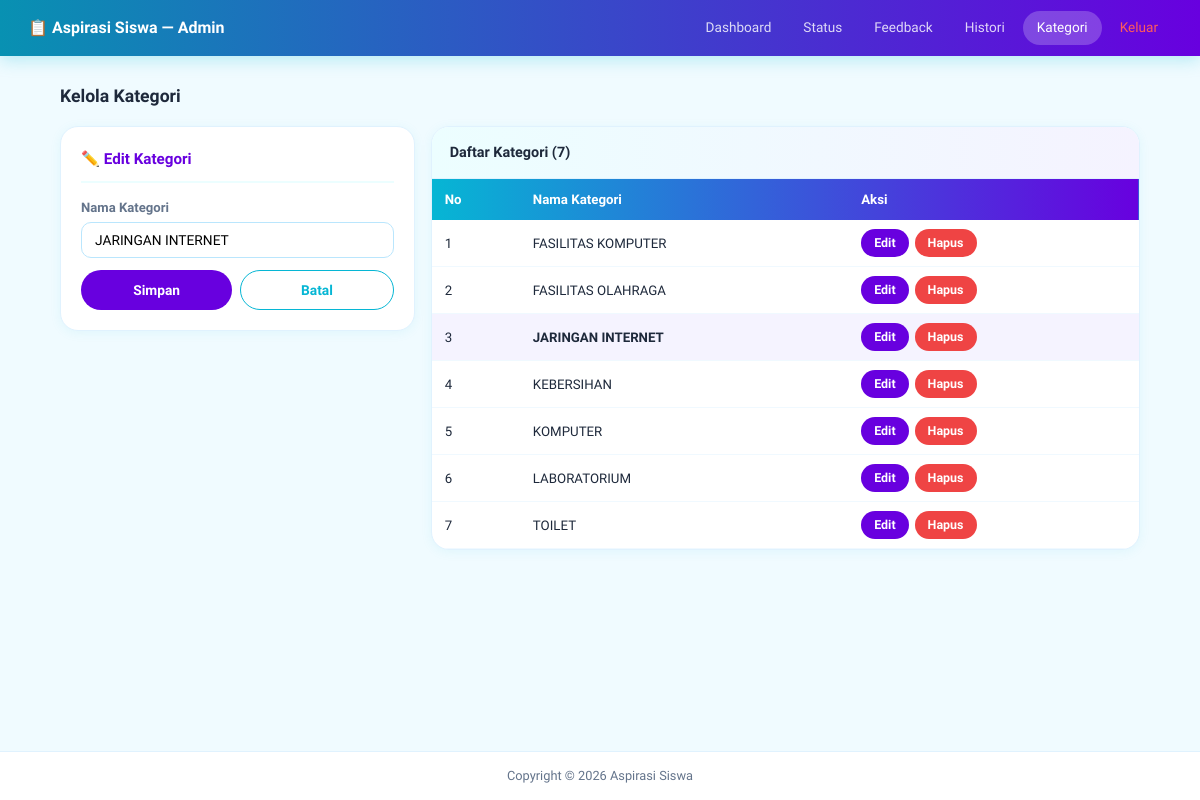
Screenshot of /aspirasi_v1/admin/kategori.php?edit=7 (signed in) with the database file from the repository.
### tables this page shows
CREATE TABLE `kategori` (
  `id_kategori` int(5) NOT NULL,
  `ket_kategori` varchar(30) NOT NULL
);

### aspirasi_v1/admin/kategori.php (the view, shortened to what this page needs)
<?php
include '../config/koneksi.php';
$edit_id = $_GET['edit'] ?? 0;
$edit_data = null;
if ($edit_id) {
    $q         = mysqli_query($koneksi, "SELECT * FROM kategori WHERE id_kategori = '$edit_id'");
    $edit_data = mysqli_fetch_assoc($q);
}
$result   = mysqli_query($koneksi, "SELECT * FROM kategori ORDER BY ket_kategori");
$kategori = mysqli_fetch_all($result, MYSQLI_ASSOC);
include 'header.php';
?>
<div class="wrap">
<div class="section">
    <p style="font-size:1.1rem;font-weight:700;margin-bottom:16px">Kelola Kategori</p>
    <div style="display:grid;grid-template-columns:1fr 2fr;gap:16px;align-items:start">
        <div class="box">
            <?php if ($edit_data): ?>
                <div class="box-judul" style="color:var(--ungu)">✏️ Edit Kategori</div>
                <form method="POST">
                    <label>Nama Kategori</label>
                    <input type="text" name="ket_kategori_edit"
                           value="<?= htmlspecialchars($edit_data['ket_kategori']) ?>" required>
                    <div style="display:flex;gap:8px">
                        <button type="submit" name="edit" class="btn btn-ungu" style="flex:1">Simpan</button>
                        <a href="kategori.php" class="btn btn-outline" style="flex:1;text-align:center">Batal</a>
                    </div>
                </form>
            <?php endif; ?>
        </div>
        <div class="box" style="padding:0;overflow:hidden">
            <div style="padding:14px 18px;font-weight:700;font-size:0.9rem;border-bottom:1px solid var(--border);background:linear-gradient(90deg,var(--cyan-muda),var(--ungu-muda))">
                Daftar Kategori (<?= count($kategori) ?>)
            </div>
            <table>
                <thead>
                    <tr>
                        <th>No</th>
                        <th>Nama Kategori</th>
                        <th>Aksi</th>
                    </tr>
                </thead>
                <tbody>
                    <?php if (count($kategori) == 0): ?>
                        <tr>
                            <td colspan="3" style="text-align:center;padding:24px;color:var(--abu)">
                                Belum ada kategori.
                            </td>
                        </tr>
                    <?php else: ?>
                        <?php foreach ($kategori as $no => $k): ?>
                        <tr style="<?= $k['id_kategori'] == $edit_id ? 'background:var(--ungu-muda)' : '' ?>">
                            <td><?= $no + 1 ?></td>
                            <td style="font-weight:<?= $k['id_kategori'] == $edit_id ? '700' : 'normal' ?>">
                                <?= htmlspecialchars($k['ket_kategori']) ?>
                            </td>
                            <td style="display:flex;gap:6px;flex-wrap:wrap">
                                <a href="kategori.php?edit=<?= $k['id_kategori'] ?>"
                                   class="btn btn-ungu btn-kecil">Edit</a>
                                <a href="kategori.php?hapus=<?= $k['id_kategori'] ?>"
                                   class="btn btn-merah btn-kecil"
                                   onclick="return confirm('Yakin hapus kategori ini?')">Hapus</a>
                            </td>
                        </tr>
                        <?php endforeach; ?>
                    <?php endif; ?>
                </tbody>
            </table>
        </div>
    </div>
</div>
</div>
<footer>Copyright &copy; 2026 Aspirasi Siswa</footer>
</body>
</html>

### aspirasi_v1/assets/css/style.css (style rules this page uses)
* { margin: 0; padding: 0; box-sizing: border-box; font-family: 'Google Sans', sans-serif; }
body { display: flex; flex-direction: column; background: #f0fbff; color: #1e293b; min-height: 100vh; line-height: 1.6; }
.wrap { flex: 1; }
a { text-decoration: none; color: inherit; }
:root { --cyan: #06b6d4; --cyan-tua: #0891b2; --cyan-muda: #ecfeff; --ungu: #6800df; --ungu-muda: #f5f3ff; --hijau: #10b981; --hijau-muda: #ecfdf5; --kuning: #f59e0b; --kuning-muda: #fffbeb; --merah: #ef4444; --merah-muda: #fef2f2; --teks: #1e293b; --abu: #64748b; --border: #e0f2fe; --putih: #ffffff; }
.section { padding: 26px 0; }
.wrap { flex: 1; width: 90%; max-width: 1100px; margin: 0 auto; }
.box { background: var(--putih); border: 1.5px solid var(--border); border-radius: 18px; padding: 20px; margin-bottom: 16px; box-shadow: 0 2px 12px rgba(6,182,212,0.07); }
.box-judul { font-size: 0.95rem; font-weight: 700; margin-bottom: 14px; padding-bottom: 10px; border-bottom: 2px solid var(--cyan-muda); color: var(--teks); }
label { display: block; font-size: 0.82rem; font-weight: 600; margin-bottom: 4px; color: var(--abu); }
input[type=text], input[type=number], input[type=password], input[type=date], select, textarea { width: 100%; padding: 9px 13px; border: 1.5px solid #bae6fd; border-radius: 10px; font-family: inherit; font-size: 0.86rem; margin-bottom: 12px; background: white; transition: border 0.2s, box-shadow 0.2s; }
.btn { display: inline-block; padding: 8px 20px; background: var(--cyan); color: white; border: none; border-radius: 999px; cursor: pointer; font-family: inherit; font-size: 0.86rem; font-weight: 600; transition: background 0.2s, transform 0.1s, box-shadow 0.2s; }
.btn-merah { background: var(--merah); }
.btn-ungu { background: var(--ungu); }
.btn-outline { background: none; border: 1.5px solid var(--cyan); color: var(--cyan); }
.btn-kecil { padding: 4px 13px; font-size: 0.78rem; }
table { width: 100%; border-collapse: collapse; }
thead tr { background: linear-gradient(90deg, var(--cyan), var(--ungu)); color: white; }
thead th { padding: 10px 13px; font-size: 0.83rem; text-align: left; font-weight: 600; }
tbody tr { border-bottom: 1px solid #f0f9ff; transition: background 0.15s; }
tbody td { padding: 9px 13px; font-size: 0.83rem; vertical-align: middle; }
footer { text-align: center; padding: 14px; color: var(--abu); font-size: 0.8rem; border-top: 1px solid var(--border); background: white; margin-top: 10px; }

### rows the page displays
kategori: ket_kategori_edit "JARINGAN INTERNET", ket_kategori "JARINGAN INTERNET"
kategori: ket_kategori "FASILITAS KOMPUTER"
kategori: ket_kategori "FASILITAS OLAHRAGA"
kategori: ket_kategori "KEBERSIHAN"
kategori: ket_kategori "KOMPUTER"
kategori: ket_kategori "LABORATORIUM"
kategori: ket_kategori "TOILET"

### other values shown
count($kategori) "7"
